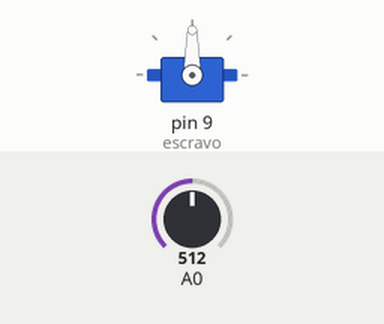
This sketch was run on a simulated Arduino Uno, built with avr-gcc and run on an emulated ATmega328P. Parts: servo. The inputs (shaded band) are chosen by the test bench; at power-on: A0 = 512.

Above: at 1.2 s.
1.3 s: A0 set to 716
At 2.1 s:
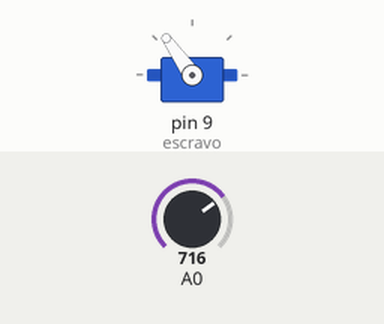
2.8 s: A0 set to 900
At 3.3 s:
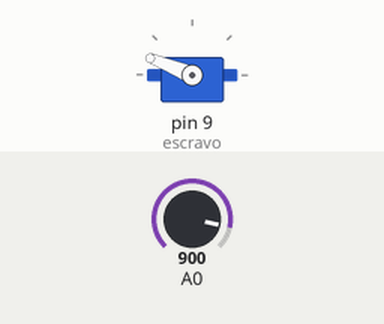
4.3 s: A0 set to 1023
At 5.5 s:
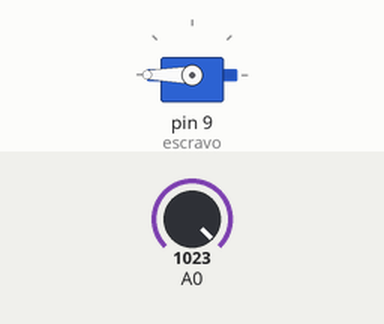
5.8 s: A0 set to 306
At 6.8 s:
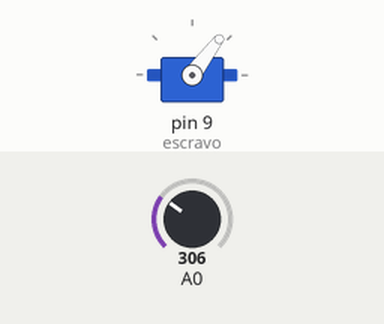
7.3 s: A0 set to 122
At 7.9 s:
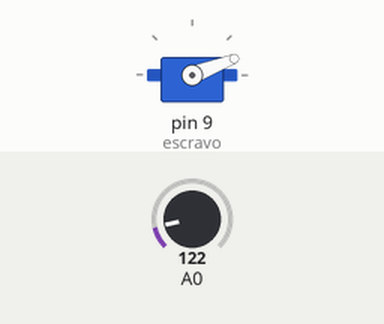
Timing chart, 0 to 9.8 s (numbered marks = the images above; inputs shaded):
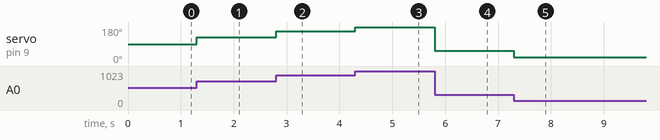

The sketch:

servo-potenciometro.ino
```cpp
#include <Servo.h>

Servo escravo;

int angulo;

void setup(){

  pinMode(A0, INPUT);

  escravo.attach(9);

}

void loop(){

  angulo = map(analogRead(A0),0,1023,0,180);

  escravo.write(angulo);

}
```

Measured:
- after the input at 1.3 s, servo on pin 9 (escravo): 90° → 125° at once
- after the input at 2.8 s, servo on pin 9 (escravo): 125° → 158° at once
- after the input at 4.3 s, servo on pin 9 (escravo): 158° → 180° at once
- after the input at 5.8 s, servo on pin 9 (escravo): 180° → 53° at once
- after the input at 7.3 s, servo on pin 9 (escravo): 53° → 21° at once
